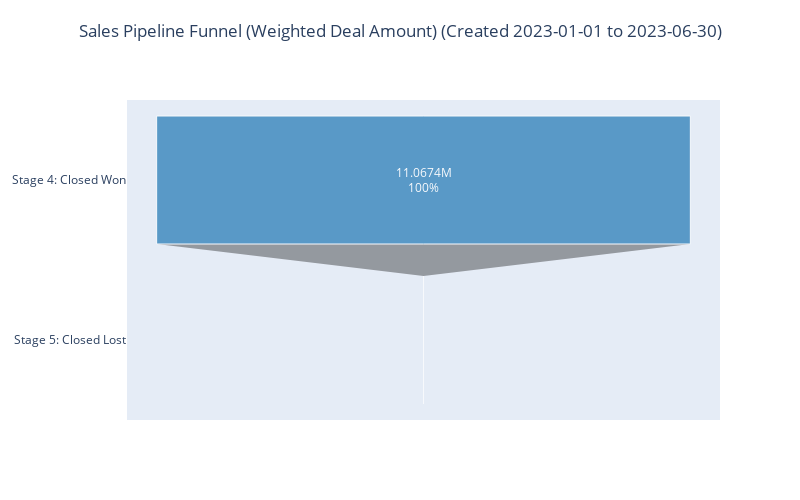
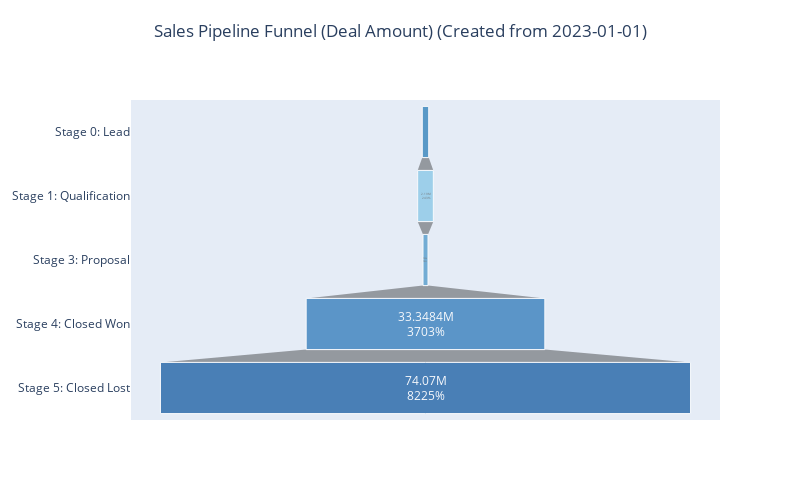
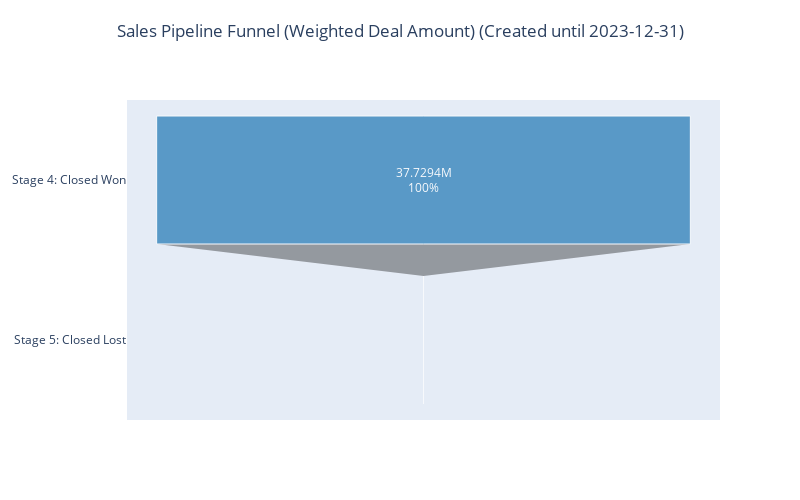
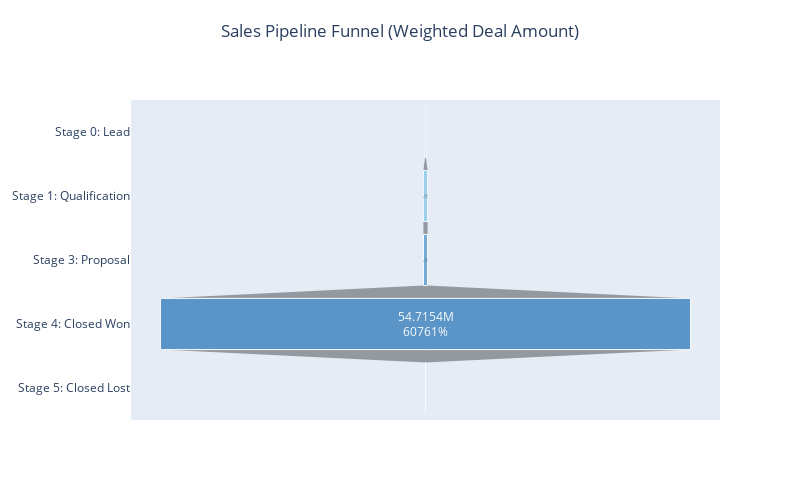

Notebook source saved alongside these figures, in order:
### Code cell
sales_funnel_viz(sales_pipeline, weighted_amount=True, 
                   time_filter_start='2023-01-01', 
                   time_filter_stop='2023-06-30')

sales_funnel_viz(sales_pipeline, weighted_amount=False,
                   time_filter_start='2023-01-01')

sales_funnel_viz(sales_pipeline, weighted_amount=True,
                   time_filter_stop='2023-12-31')

sales_funnel_viz(sales_pipeline, weighted_amount=True)

### Figure 1 — Plotly figure (JSON) as saved in the notebook; plotly's stock layout.template omitted (floating-point values rounded to 4 significant figures)
{"data": [{"hoverinfo": "text", "hovertext": ["<b>Stage 4: Closed Won</b><br>Weighted Deal Amount: 11,067,400.00 SEK<br>Number of Deals: 11", "<b>Stage 5: Closed Lost</b><br>Weighted Deal Amount: 0.00 SEK<br>Number of Deals: 30"], "marker": {"color": ["#1f77b4", "#7fc3e5"], "line": {"color": ["white", "white"], "width": [1, 1]}}, "name": "Sales Funnel", "opacity": 0.7, "textinfo": "value+percent initial", "textposition": "inside", "type": "funnel", "x": [11067400, 0], "y": ["Stage 4: Closed Won", "Stage 5: Closed Lost"]}], "layout": {"height": 500, "title": {"text": "Sales Pipeline Funnel (Weighted Deal Amount) (Created 2023-01-01 to 2023-06-30)", "x": 0.5, "xanchor": "center", "y": 0.95, "yanchor": "top"}, "width": 800}}

### Figure 2 — Plotly figure (JSON) as saved in the notebook; plotly's stock layout.template omitted (floating-point values rounded to 4 significant figures)
{"data": [{"hoverinfo": "text", "hovertext": ["<b>Stage 0: Lead</b><br>Deal Amount: 900,500.00 SEK<br>Number of Deals: 4", "<b>Stage 1: Qualification</b><br>Deal Amount: 2,190,000.00 SEK<br>Number of Deals: 5", "<b>Stage 3: Proposal</b><br>Deal Amount: 700,000.00 SEK<br>Number of Deals: 2", "<b>Stage 4: Closed Won</b><br>Deal Amount: 33,348,400.00 SEK<br>Number of Deals: 55", "<b>Stage 5: Closed Lost</b><br>Deal Amount: 74,070,000.00 SEK<br>Number of Deals: 130"], "marker": {"color": ["#1f77b4", "#7fc3e5", "#4292c6", "#2171b5", "#08519c"], "line": {"color": ["white", "white", "white", "white", "white"], "width": [1, 1, 1, 1, 1]}}, "name": "Sales Funnel", "opacity": 0.7, "textinfo": "value+percent initial", "textposition": "inside", "type": "funnel", "x": [900500, 2190000, 700000, 33348400, 74070000], "y": ["Stage 0: Lead", "Stage 1: Qualification", "Stage 3: Proposal", "Stage 4: Closed Won", "Stage 5: Closed Lost"]}], "layout": {"height": 500, "title": {"text": "Sales Pipeline Funnel (Deal Amount) (Created from 2023-01-01)", "x": 0.5, "xanchor": "center", "y": 0.95, "yanchor": "top"}, "width": 800}}

### Figure 3 — Plotly figure (JSON) as saved in the notebook; plotly's stock layout.template omitted (floating-point values rounded to 4 significant figures)
{"data": [{"hoverinfo": "text", "hovertext": ["<b>Stage 4: Closed Won</b><br>Weighted Deal Amount: 37,729,400.00 SEK<br>Number of Deals: 57", "<b>Stage 5: Closed Lost</b><br>Weighted Deal Amount: 0.00 SEK<br>Number of Deals: 148"], "marker": {"color": ["#1f77b4", "#7fc3e5"], "line": {"color": ["white", "white"], "width": [1, 1]}}, "name": "Sales Funnel", "opacity": 0.7, "textinfo": "value+percent initial", "textposition": "inside", "type": "funnel", "x": [37729400, 0], "y": ["Stage 4: Closed Won", "Stage 5: Closed Lost"]}], "layout": {"height": 500, "title": {"text": "Sales Pipeline Funnel (Weighted Deal Amount) (Created until 2023-12-31)", "x": 0.5, "xanchor": "center", "y": 0.95, "yanchor": "top"}, "width": 800}}

### Figure 4 — Plotly figure (JSON) as saved in the notebook; plotly's stock layout.template omitted (floating-point values rounded to 4 significant figures)
{"data": [{"hoverinfo": "text", "hovertext": ["<b>Stage 0: Lead</b><br>Weighted Deal Amount: 90,050.00 SEK<br>Number of Deals: 4", "<b>Stage 1: Qualification</b><br>Weighted Deal Amount: 438,000.00 SEK<br>Number of Deals: 5", "<b>Stage 3: Proposal</b><br>Weighted Deal Amount: 420,000.00 SEK<br>Number of Deals: 2", "<b>Stage 4: Closed Won</b><br>Weighted Deal Amount: 54,715,400.00 SEK<br>Number of Deals: 93", "<b>Stage 5: Closed Lost</b><br>Weighted Deal Amount: 0.00 SEK<br>Number of Deals: 218"], "marker": {"color": ["#1f77b4", "#7fc3e5", "#4292c6", "#2171b5", "#08519c"], "line": {"color": ["white", "white", "white", "white", "white"], "width": [1, 1, 1, 1, 1]}}, "name": "Sales Funnel", "opacity": 0.7, "textinfo": "value+percent initial", "textposition": "inside", "type": "funnel", "x": [90050, 438000, 420000, 54715400, 0], "y": ["Stage 0: Lead", "Stage 1: Qualification", "Stage 3: Proposal", "Stage 4: Closed Won", "Stage 5: Closed Lost"]}], "layout": {"height": 500, "title": {"text": "Sales Pipeline Funnel (Weighted Deal Amount)", "x": 0.5, "xanchor": "center", "y": 0.95, "yanchor": "top"}, "width": 800}}
